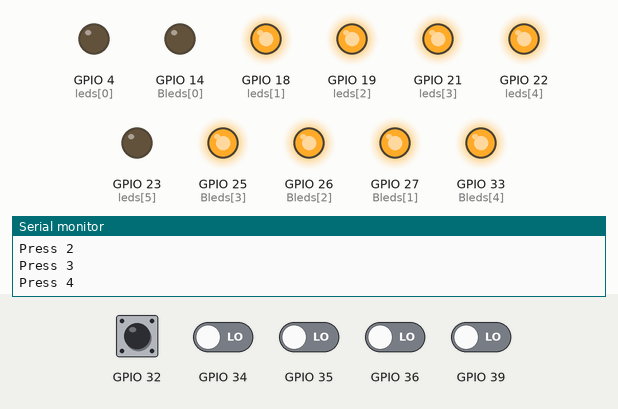
Recording of a sketch running on a simulated ESP32. Parts: output pins drawn as LEDs (lit = HIGH), the last lines printed to the serial monitor. The inputs (shaded band) are chosen by the test bench; at power-on: GPIO 32 HIGH, GPIO 34–36, GPIO 39 LOW.

Above: at 1.2 s.
1.3 s: GPIO 32 pulled LOW for 0.15 s
At 1.43 s:
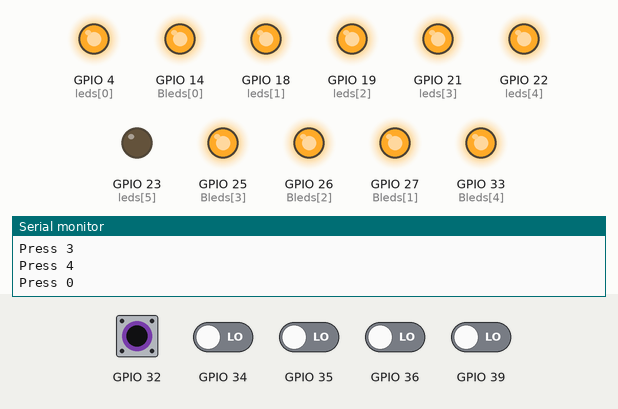
3.0 s: GPIO 34 driven HIGH
At 3.7 s:
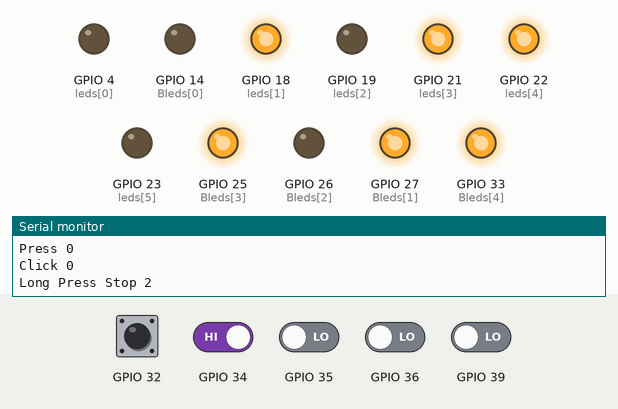
4.5 s: GPIO 35 driven HIGH
At 5.7 s:
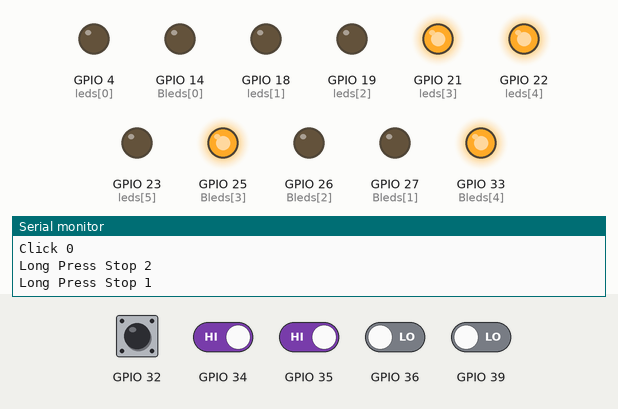
6.0 s: GPIO 36 driven HIGH
At 7.2 s:
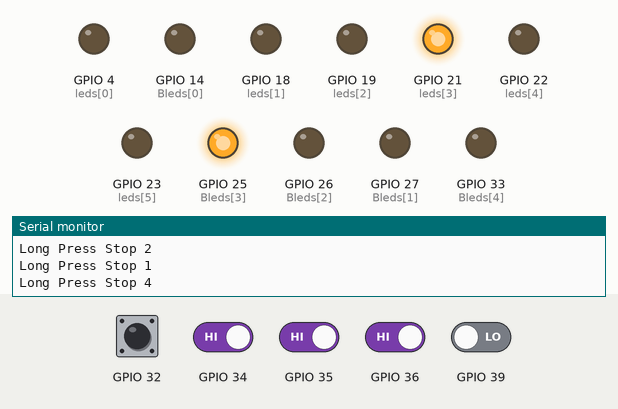
7.5 s: GPIO 39 driven HIGH
At 8.3 s:
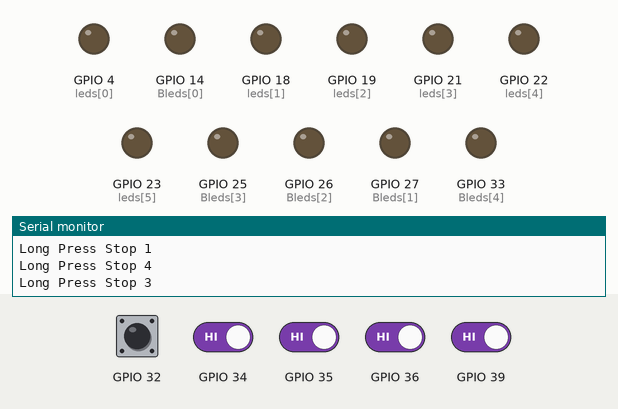
9.0 s: GPIO 32 pulled LOW for 1 s
At 9.3 s:
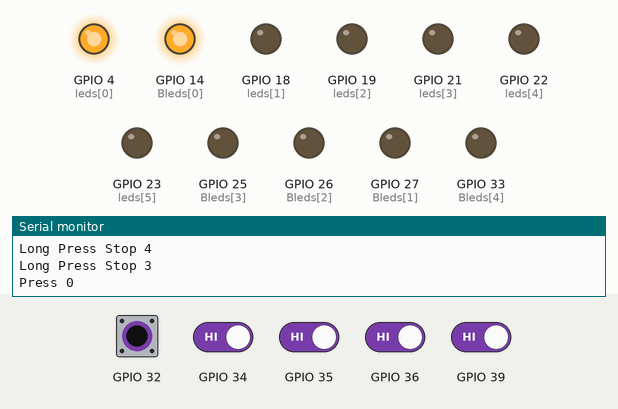
Timing chart, 0 to 12.0 s (numbered marks = the images above; inputs shaded):
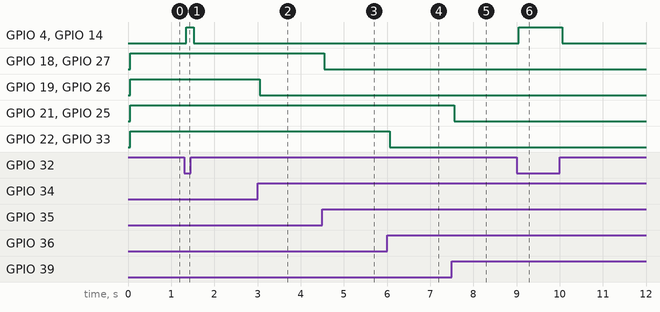

The sketch:

Module3_LED_Testing.ino
```cpp
#include <OneButton.h>

OneButton *buttons[5] = {
  new OneButton(32, true, true),
  new OneButton(35, true, false),
  new OneButton(34, true, false),
  new OneButton(39, true, false),
  new OneButton(36, true, false)
};

char Bleds[5] = {14, 27, 26, 25, 33};
char leds[6] = {4, 18, 19, 21, 22, 23};
char chars[5] = {0, 1, 2, 3, 4};

void setup() {
  Serial.begin(115200);
  for(char i = 0; i < 5; i++) {
    buttons[i] -> attachPress(press, &chars[i]);
    buttons[i] -> attachClick(click, &chars[i]);
    // buttons[i] -> attachDoubleClick(doubleClick, &chars[i]);
    // buttons[i] -> attachMultiClick(multiClick, &chars[i]);
    // buttons[i] -> attachLongPressStart(longPressStart, &chars[i]);
    buttons[i] -> attachLongPressStop(longPressStop, &chars[i]);
    // buttons[i] -> attachDuringLongPress(duringLongPress, &chars[i]);
    // buttons[i] -> attachIdle(idle);
    pinMode(Bleds[i], OUTPUT);
    pinMode(leds[i], OUTPUT);
  }
  pinMode(leds[5], OUTPUT);
  Serial.println("Started");
}

void loop() {
  for(char i = 0; i < 5; i++) {
    buttons[i] -> tick();
  }
  delay(10);
}

void press(void* index) {
  char indexChar = *(char*)index;
  Serial.print("Press ");
  Serial.println((int)indexChar);
  digitalWrite(Bleds[indexChar], HIGH);
  digitalWrite(leds[indexChar], HIGH);
}

void click(void* index) {
  char indexChar = *(char*)index;
  Serial.print("Click ");
  Serial.println((int)indexChar);
  digitalWrite(Bleds[indexChar], LOW);
  digitalWrite(leds[indexChar], LOW);
}

// void doubleClick(void* index) {
//   char indexChar = *(char*)index;
//   Serial.print("Double Click ");
//   Serial.println((int)indexChar);
//   // digitalWrite(Bleds[indexChar], HIGH);
//   // digitalWrite(leds[indexChar], HIGH);
// }

// void multiClick(void* index) {
//   char indexChar = *(char*)index;
//   Serial.print("Multi Click ");
//   Serial.println((int)indexChar);
//   // digitalWrite(Bleds[indexChar], LOW);
//   // digitalWrite(leds[indexChar], LOW);
// }

// void longPressStart(void* index) {
//   char indexChar = *(char*)index;
//   Serial.print("Long Press Start ");
//   Serial.println((int)indexChar);
//   // digitalWrite(Bleds[indexChar], HIGH);
//   // digitalWrite(leds[indexChar], HIGH);
// }

void longPressStop(void* index) {
  char indexChar = *(char*)index;
  Serial.print("Long Press Stop ");
  Serial.println((int)indexChar);
  digitalWrite(Bleds[indexChar], LOW);
  digitalWrite(leds[indexChar], LOW);
}

// void duringLongPress(void* index) {
//   char indexChar = *(char*)index;
//   Serial.print("During Long Press ");
//   Serial.println((int)indexChar);
//   // digitalWrite(Bleds[indexChar], HIGH);
//   // digitalWrite(leds[indexChar], HIGH);
// }

// void idle() {
//   // char indexChar = *(char*)index;
//   Serial.print("Idle ");
//   // Serial.println((int)indexChar);
//   // digitalWrite(Bleds[indexChar], LOW);
//   // digitalWrite(leds[indexChar], LOW);
// }
```

Measured:
- after the input at 1.3 s, GPIO 4 (leds[0]), GPIO 14 (Bleds[0]): LOW → HIGH after 0.05 s, → LOW 0.16 s later
- after the input at 3.0 s, GPIO 19 (leds[2]), GPIO 26 (Bleds[2]): HIGH → LOW after 0.06 s
- after the input at 4.5 s, GPIO 18 (leds[1]), GPIO 27 (Bleds[1]): HIGH → LOW after 0.05 s
- after the input at 6.0 s, GPIO 22 (leds[4]), GPIO 33 (Bleds[4]): HIGH → LOW after 0.06 s
- after the input at 7.5 s, GPIO 21 (leds[3]), GPIO 25 (Bleds[3]): HIGH → LOW after 0.06 s
- after the input at 9.0 s, GPIO 4 (leds[0]), GPIO 14 (Bleds[0]): LOW → HIGH after 0.05 s, → LOW 1.0 s later
